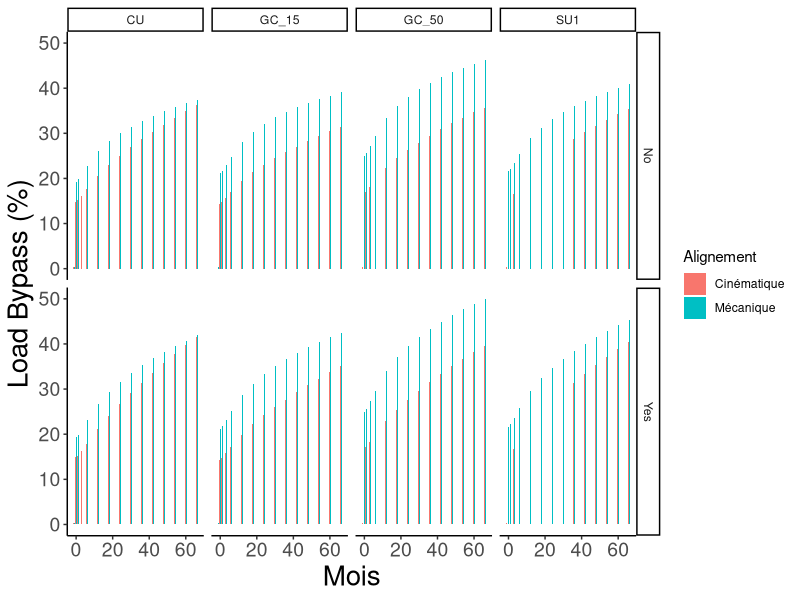
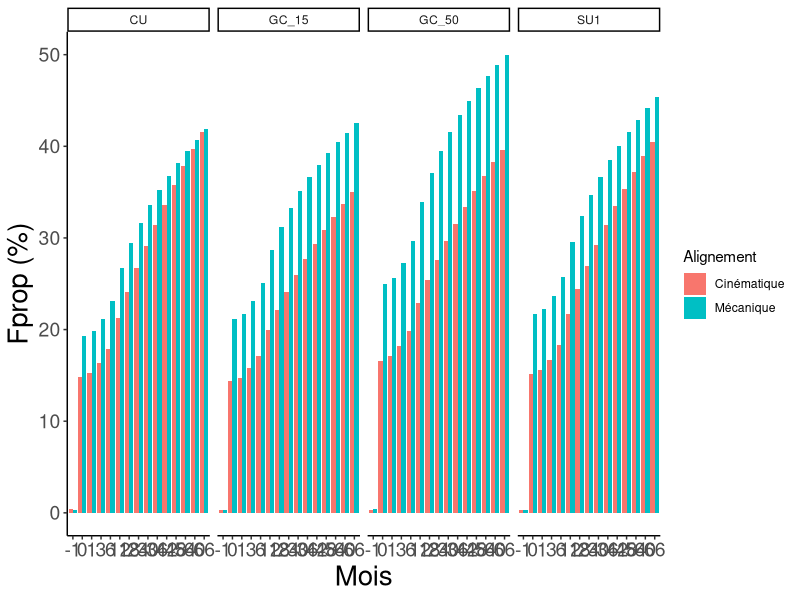
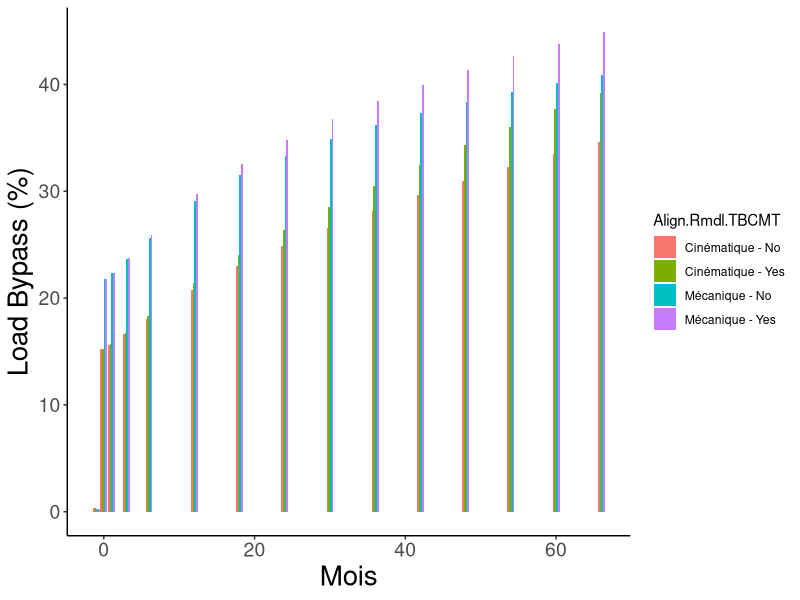
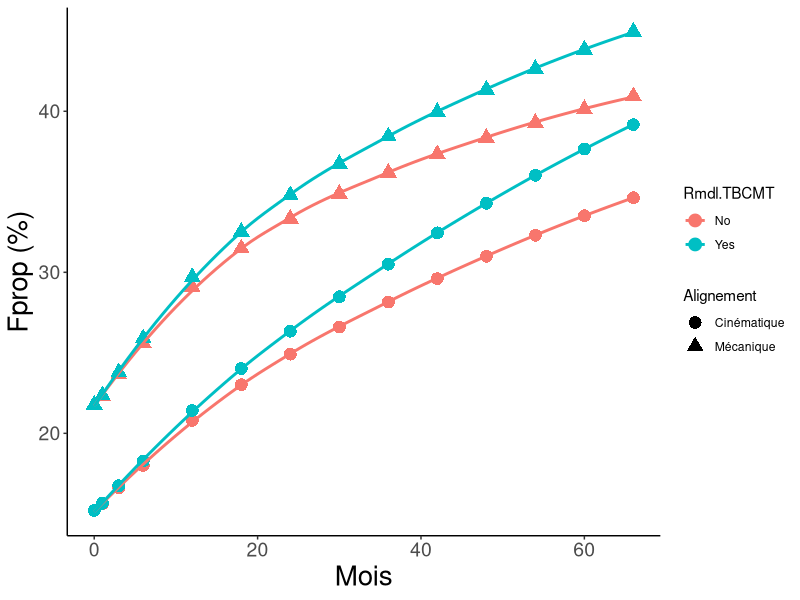
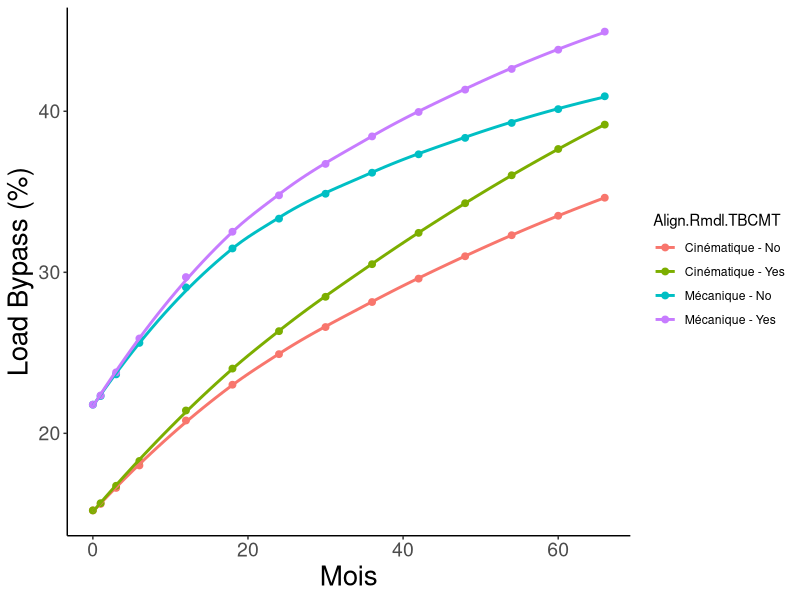

Here is the R script that generated these plots, in order:
rm(list=ls())
library(readr)
library(ggplot2)
library(gridExtra)
library(plyr)


########################################################################################
### Read data from remodelling of both bone and interface
########################################################################################

Rmdl_11 <- read_csv("OutputLoadCentrality_RMDL11.txt")

Rmdl_11$subjectCode <- as.factor(Rmdl_11$subjectCode)
Rmdl_11$LegSide <- as.factor(Rmdl_11$LegSide)
Rmdl_11$ImplantSize <- as.factor(Rmdl_11$ImplantSize)
Rmdl_11$alpha <- as.factor(Rmdl_11$alpha)
Rmdl_11$Lshare100 <- 100*Rmdl_11$Lshare
Rmdl_11$Rmdl.TBCMT <- rep("Yes",length(Rmdl_11$Lshare))
Rmdl_11$Rmdl.BONE <- rep("Yes",length(Rmdl_11$Lshare))
Rmdl_11$Rmdl <- rep("Both",length(Rmdl_11$Lshare))






Rmdl_11 <- subset(Rmdl_11, subjectCode == 'DES_R' )






########################################################################################
### Read data from remodelling of both bone only
########################################################################################

Rmdl_10 <- read_csv("OutputLoadCentrality_RMDL10.txt")

Rmdl_10$subjectCode <- as.factor(Rmdl_10$subjectCode)
Rmdl_10$LegSide <- as.factor(Rmdl_10$LegSide)
Rmdl_10$ImplantSize <- as.factor(Rmdl_10$ImplantSize)
Rmdl_10$alpha <- as.factor(Rmdl_10$alpha)
Rmdl_10$Lshare100 <- 100*Rmdl_10$Lshare
Rmdl_10$Rmdl.TBCMT <- rep("No",length(Rmdl_10$Lshare))
Rmdl_10$Rmdl.BONE <- rep("Yes",length(Rmdl_10$Lshare))
Rmdl_10$Rmdl <- rep("Both",length(Rmdl_10$Lshare))


########################################################################################
### Read data from remodelling of both bone only
########################################################################################
# To be added ?






########################################################################################
### Merge DataSet
########################################################################################

DF = rbind(Rmdl_11,Rmdl_10)
DF$Rmdl.TBCMT <- as.factor(DF$Rmdl.TBCMT)
DF$Rmdl.BONE <- as.factor(DF$Rmdl.BONE)
DF$LoadStep <- as.factor(DF$LoadStep)
DF$Mois <- DF$Epoch
DF$Alignement <- as.factor(DF$Alignement)
revalue(DF$Alignement, c("Kine"="Cinématique", "Mech"="Mécanique")) -> DF$Alignement
DF$Epoch <- as.numeric(DF$Epoch)
DF$Align.Rmdl.TBCMT <- paste(DF$Alignement, "-",  DF$Rmdl.TBCMT)
DF$Align.Rmdl.Bone <- paste(DF$Alignement, "-",  DF$Rmdl.BONE)
DF <- subset(DF, Epoch<72 )

########################################################################################
### Bar PLOTS  , color = Step , color = SubjectCode
########################################################################################
bar1 <- ggplot(DF, aes(x = Mois, y = Lshare100 , fill = Alignement)) + 
  geom_bar(stat="identity", position="dodge")+
  theme_classic() + xlab('Mois') + ylab('Load Bypass (%)') + 
  theme(axis.text=element_text(size=14), axis.title = element_text(size=20))

bar1 + facet_grid(Rmdl.TBCMT ~ LoadStep)


DF2 <- subset(DF, Rmdl.TBCMT = "Yes" )
DF2$Epoch <- as.factor(DF2$Epoch)
bar_all <- ggplot(DF2, aes(x = Epoch, y = Lshare100 , fill = Alignement)) + 
  geom_bar(stat="identity", position="dodge")+
  theme_classic() + xlab('Mois') + ylab('Fprop (%)') + 
  theme(axis.text=element_text(size=14), axis.title = element_text(size=20))
bar_all + facet_grid(. ~ LoadStep)

DF_mean <- aggregate(Lshare100 ~ Mois + Alignement + Align.Rmdl.TBCMT + Rmdl.TBCMT, DF, FUN = 'mean')
bar_all <- ggplot(DF_mean, aes(x = Mois, y = Lshare100 , fill = Align.Rmdl.TBCMT)) + 
  geom_bar(stat="identity", position="dodge")+
  theme_classic() + xlab('Mois') + ylab('Load Bypass (%)') + 
  theme(axis.text=element_text(size=14), axis.title = element_text(size=20))
bar_all


########################################################################################
### Point PLOTS  , color = Step , color = SubjectCode
########################################################################################
DF <- subset(DF, Epoch<72 & Epoch>-0.5   )
DF$Mois <- as.numeric(DF$Mois) 
DF_mean <- aggregate(Lshare100 ~ Mois + Alignement + Align.Rmdl.TBCMT + Rmdl.TBCMT, DF, FUN = 'mean')
#Varus
pt <- ggplot(DF_mean, aes(Mois, Lshare100 , color = Rmdl.TBCMT, shape = Alignement)) + 
  geom_point(size=4) + theme_classic() +
  geom_smooth(method = 'loess', se=FALSE) +
  xlab('Mois') +
  ylab('Fprop (%)') + 
  theme(axis.text=element_text(size=14), axis.title = element_text(size=20))
pt

point_all <- ggplot(DF_mean, aes(x = Mois, y = Lshare100 , color = Align.Rmdl.TBCMT)) + 
  geom_point(size=2) + theme_classic() +
  geom_smooth(method = 'loess', se=FALSE) + 
  theme_classic() + xlab('Mois') + ylab('Load Bypass (%)') + 
  theme(axis.text=element_text(size=14), axis.title = element_text(size=20))
point_all
